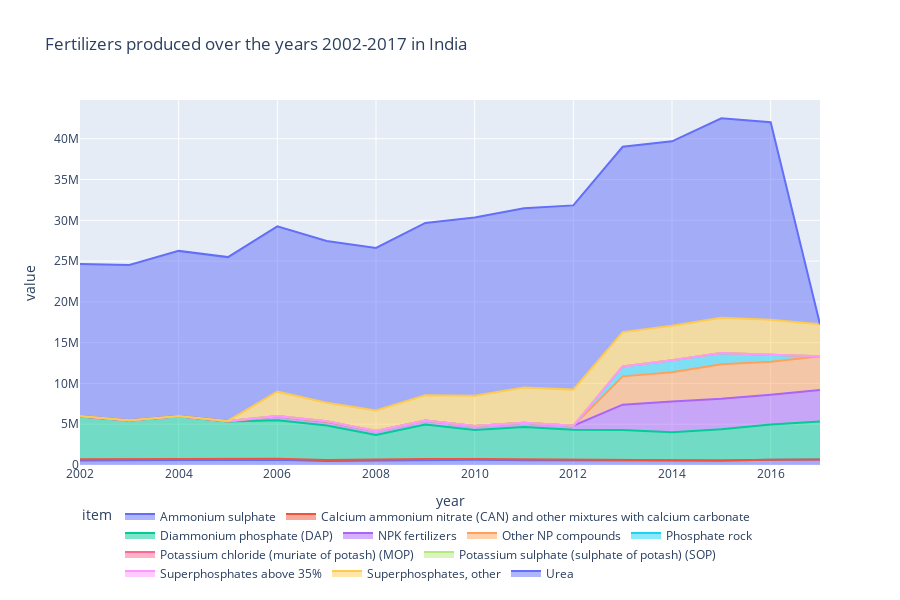

Notebook cell for this chart:
### Markdown cell above
### Fertilizers in India for Production Use over the years

### Code cell
df_prod = India[India.element == 'Production'] # creating a new dataframe which contains data of only Production use in India


fig = px.area(df_prod, x = 'year', y = 'value', color = 'item',title = 'Fertilizers produced over the years 2002-2017 in India', line_group = 'item')
fig.update_layout(legend_orientation = 'h',height = 600)
fig.show()

### Figure 1 — Plotly figure (JSON) as saved in the notebook; plotly's stock layout.template omitted (floating-point values rounded to 4 significant figures)
{"data": [{"hovertemplate": "item=Ammonium sulphate<br>year=%{x}<br>value=%{y}<extra></extra>", "legendgroup": "Ammonium sulphate", "line": {"color": "#636efa"}, "mode": "lines", "name": "Ammonium sulphate", "orientation": "v", "showlegend": true, "stackgroup": "1", "type": "scatter", "x": [2002, 2003, 2004, 2005, 2006, 2007, 2008, 2009, 2010, 2011, 2012, 2013, 2014, 2015, 2016, 2017], "xaxis": "x", "y": [544400, 600700, 615900, 616900, 634800, 483100, 554800, 620800, 637000, 595400, 573200, 624100, 581500, 560100, 632300, 688700], "yaxis": "y"}, {"hovertemplate": "item=Calcium ammonium nitrate (CAN) and other mixtures with calcium carbonate<br>year=%{x}<br>value=%{y}<extra></extra>", "legendgroup": "Calcium ammonium nitrate (CAN) and other mixtures with calcium carbonate", "line": {"color": "#EF553B"}, "mode": "lines", "name": "Calcium ammonium nitrate (CAN) and other mixtures with calcium carbonate", "orientation": "v", "showlegend": true, "stackgroup": "1", "type": "scatter", "x": [2002, 2003, 2004, 2005, 2006, 2007, 2008, 2009, 2010, 2011, 2012, 2013, 2014, 2015, 2016], "xaxis": "x", "y": [173300, 141200, 184400, 172800, 144300, 134600, 138500, 102700, 98700, 115000, 106900, 44400, 0, 0, 0], "yaxis": "y"}, {"hovertemplate": "item=Diammonium phosphate (DAP)<br>year=%{x}<br>value=%{y}<extra></extra>", "legendgroup": "Diammonium phosphate (DAP)", "line": {"color": "#00cc96"}, "mode": "lines", "name": "Diammonium phosphate (DAP)", "orientation": "v", "showlegend": true, "stackgroup": "1", "type": "scatter", "x": [2002, 2003, 2004, 2005, 2006, 2007, 2008, 2009, 2010, 2011, 2012, 2013, 2014, 2015, 2016, 2017], "xaxis": "x", "y": [5235600, 4708700, 5172300, 4554300, 4713100, 4211000, 2992500, 4246100, 3541200, 3951300, 3646800, 3628200, 3445400, 3821800, 4333400, 4654000], "yaxis": "y"}, {"hovertemplate": "item=NPK fertilizers<br>year=%{x}<br>value=%{y}<extra></extra>", "legendgroup": "NPK fertilizers", "line": {"color": "#ab63fa"}, "mode": "lines", "name": "NPK fertilizers", "orientation": "v", "showlegend": true, "stackgroup": "1", "type": "scatter", "x": [2006, 2007, 2008, 2009, 2010, 2011, 2012, 2013, 2014, 2015, 2016, 2017], "xaxis": "x", "y": [482800, 468200, 471000, 490000, 494000, 506000, 480300, 3104500, 3754100, 3744700, 3655000, 3846100], "yaxis": "y"}, {"hovertemplate": "item=Other NP compounds<br>year=%{x}<br>value=%{y}<extra></extra>", "legendgroup": "Other NP compounds", "line": {"color": "#FFA15A"}, "mode": "lines", "name": "Other NP compounds", "orientation": "v", "showlegend": true, "stackgroup": "1", "type": "scatter", "x": [2013, 2014, 2015, 2016, 2017], "xaxis": "x", "y": [3465800, 3578000, 4238100, 4039400, 4147000], "yaxis": "y"}, {"hovertemplate": "item=Phosphate rock<br>year=%{x}<br>value=%{y}<extra></extra>", "legendgroup": "Phosphate rock", "line": {"color": "#19d3f3"}, "mode": "lines", "name": "Phosphate rock", "orientation": "v", "showlegend": true, "stackgroup": "1", "type": "scatter", "x": [2002, 2003, 2004, 2005, 2006, 2007, 2013, 2014, 2015, 2016], "xaxis": "x", "y": [60100, 26000, 37600, 59000, 45000, 83000, 1213500, 1496600, 1355900, 860300], "yaxis": "y"}, {"hovertemplate": "item=Potassium chloride (muriate of potash) (MOP)<br>year=%{x}<br>value=%{y}<extra></extra>", "legendgroup": "Potassium chloride (muriate of potash) (MOP)", "line": {"color": "#FF6692"}, "mode": "lines", "name": "Potassium chloride (muriate of potash) (MOP)", "orientation": "v", "showlegend": true, "stackgroup": "1", "type": "scatter", "x": [2006, 2007, 2008], "xaxis": "x", "y": [0, 0, 0], "yaxis": "y"}, {"hovertemplate": "item=Potassium sulphate (sulphate of potash) (SOP)<br>year=%{x}<br>value=%{y}<extra></extra>", "legendgroup": "Potassium sulphate (sulphate of potash) (SOP)", "line": {"color": "#B6E880"}, "mode": "lines", "name": "Potassium sulphate (sulphate of potash) (SOP)", "orientation": "v", "showlegend": true, "stackgroup": "1", "type": "scatter", "x": [2006, 2007, 2008], "xaxis": "x", "y": [0, 0, 0], "yaxis": "y"}, {"hovertemplate": "item=Superphosphates above 35%<br>year=%{x}<br>value=%{y}<extra></extra>", "legendgroup": "Superphosphates above 35%", "line": {"color": "#FF97FF"}, "mode": "lines", "name": "Superphosphates above 35%", "orientation": "v", "showlegend": true, "stackgroup": "1", "type": "scatter", "x": [2013, 2014, 2015, 2016], "xaxis": "x", "y": [0, 0, 0, 0], "yaxis": "y"}, {"hovertemplate": "item=Superphosphates, other<br>year=%{x}<br>value=%{y}<extra></extra>", "legendgroup": "Superphosphates, other", "line": {"color": "#FECB52"}, "mode": "lines", "name": "Superphosphates, other", "orientation": "v", "showlegend": true, "stackgroup": "1", "type": "scatter", "x": [2006, 2007, 2008, 2009, 2010, 2011, 2012, 2013, 2014, 2015, 2016, 2017], "xaxis": "x", "y": [2972000, 2246300, 2533600, 3093000, 3712800, 4324000, 4434900, 4211500, 4229600, 4329600, 4296800, 3905900], "yaxis": "y"}, {"hovertemplate": "item=Urea<br>year=%{x}<br>value=%{y}<extra></extra>", "legendgroup": "Urea", "line": {"color": "#636efa"}, "mode": "lines", "name": "Urea", "orientation": "v", "showlegend": true, "stackgroup": "1", "type": "scatter", "x": [2002, 2003, 2004, 2005, 2006, 2007, 2008, 2009, 2010, 2011, 2012, 2013, 2014, 2015, 2016, 2017], "xaxis": "x", "y": [18621200, 19038300, 20239200, 20085100, 20271200, 19838800, 19923200, 21120700, 21872500, 21992300, 22586600, 22718700, 22592900, 24461300, 24200800, 24026], "yaxis": "y"}], "layout": {"height": 600, "legend": {"orientation": "h", "title": {"text": "item"}, "tracegroupgap": 0}, "title": {"text": "Fertilizers produced over the years 2002-2017 in India"}, "xaxis": {"anchor": "y", "domain": [0, 1], "title": {"text": "year"}}, "yaxis": {"anchor": "x", "domain": [0, 1], "title": {"text": "value"}}}}
